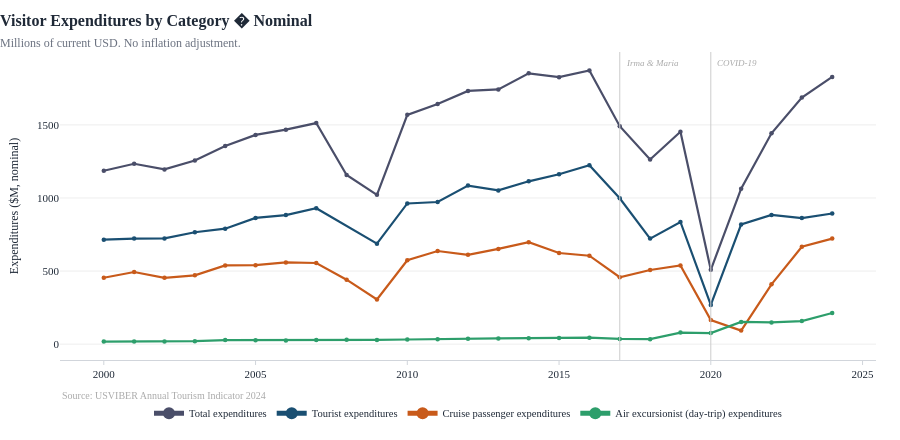

The notebook cell this image was saved under:
### Markdown cell above
---
## 4. Visitor Expenditures (Nominal)

### Code cell
fig = line_chart(
    tour,
    x="year",
    y=[
        "expenditures_total",
        "expenditures_tourists",
        "expenditures_cruise_passengers",
        "expenditures_air_excursionists",
    ],
    names=[
        "Total expenditures",
        "Tourist expenditures",
        "Cruise passenger expenditures",
        "Air excursionist (day-trip) expenditures",
    ],
    colors=[
        PALETTE["total"],
        PALETTE["tourists"],
        PALETTE["cruise"],
        PALETTE["air_excursionist"],
    ],
    title="Visitor Expenditures by Category � Nominal",
    subtitle="Millions of current USD. No inflation adjustment.",
    y_label="Expenditures ($M, nominal)",
    source="USVIBER Annual Tourism Indicator 2024",
    shock_x=[2017, 2020],
    mode="lines+markers",
)
fig.show()

### Figure 1 — Plotly figure (JSON) as saved in the notebook; plotly's stock layout.template omitted (floating-point values rounded to 4 significant figures)
{"data": [{"line": {"color": "#4a4e69", "width": 2.2}, "marker": {"opacity": 1, "size": 4.5}, "mode": "lines+markers", "name": "Total expenditures", "opacity": 1, "type": "scatter", "x": [2000, 2001, 2002, 2003, 2004, 2005, 2006, 2007, 2008, 2009, 2010, 2011, 2012, 2013, 2014, 2015, 2016, 2017, 2018, 2019, 2020, 2021, 2022, 2023, 2024], "y": [1186.0, 1234.0, 1195.0, 1256.0, 1356.0, 1432.0, 1468.0, 1513.0, 1157.0, 1021.0, 1569.0, 1642.0, 1733.0, 1742.0, 1853.0, 1827.0, 1873.0, 1491.0, 1263.0, 1454.0, 508.3, 1064.0, 1443.0, 1687.0, 1828.0]}, {"line": {"color": "#1a4f72", "width": 2.2}, "marker": {"opacity": 1, "size": 4.5}, "mode": "lines+markers", "name": "Tourist expenditures", "opacity": 1, "type": "scatter", "x": [2000, 2001, 2002, 2003, 2004, 2005, 2006, 2007, 2009, 2010, 2011, 2012, 2013, 2014, 2015, 2016, 2017, 2018, 2019, 2020, 2021, 2022, 2023, 2024], "y": [714.7, 722.1, 723.5, 765.4, 789.8, 863.8, 883.2, 929.8, 687.4, 962.5, 972.5, 1085.0, 1052.0, 1114.0, 1162.0, 1224.0, 997.7, 722.0, 835.9, 268.1, 819.1, 884.3, 862.5, 893.7]}, {"line": {"color": "#c85a1a", "width": 2.2}, "marker": {"opacity": 1, "size": 4.5}, "mode": "lines+markers", "name": "Cruise passenger expenditures", "opacity": 1, "type": "scatter", "x": [2000, 2001, 2002, 2003, 2004, 2005, 2006, 2007, 2008, 2009, 2010, 2011, 2012, 2013, 2014, 2015, 2016, 2017, 2018, 2019, 2020, 2021, 2022, 2023, 2024], "y": [454.0, 493.4, 453.4, 470.8, 538.6, 540.6, 558.8, 555.2, 441.0, 305.3, 574.2, 637.1, 611.0, 651.7, 697.8, 623.6, 605.0, 457.6, 507.2, 538.5, 164.4, 92.6, 409.5, 666.4, 722.0]}, {"line": {"color": "#2d9e6b", "width": 2.2}, "marker": {"opacity": 1, "size": 4.5}, "mode": "lines+markers", "name": "Air excursionist (day-trip) expenditures", "opacity": 1, "type": "scatter", "x": [2000, 2001, 2002, 2003, 2004, 2005, 2006, 2007, 2008, 2009, 2010, 2011, 2012, 2013, 2014, 2015, 2016, 2017, 2018, 2019, 2020, 2021, 2022, 2023, 2024], "y": [17.4, 18.6, 18.5, 20.3, 27.6, 27.2, 25.6, 27.7, 29.7, 28.6, 31.9, 32.8, 36.6, 39.0, 41.1, 41.3, 44.0, 35.9, 34.1, 79.2, 75.8, 152.1, 148.9, 157.7, 212.7]}], "layout": {"annotations": [{"showarrow": false, "text": "<span style='color:#aaaaaa;font-size:10px'>Source: USVIBER Annual Tourism Indicator 2024</span>", "x": 0, "xanchor": "left", "xref": "paper", "y": -0.09, "yanchor": "top", "yref": "paper"}, {"font": {"color": "#aaaaaa", "size": 9}, "showarrow": false, "text": "<i>Irma & Maria</i>", "x": 2017, "xanchor": "left", "xref": "x", "xshift": 4, "y": 1, "yanchor": "top", "yref": "paper", "yshift": -4}, {"font": {"color": "#aaaaaa", "size": 9}, "showarrow": false, "text": "<i>COVID-19</i>", "x": 2020, "xanchor": "left", "xref": "x", "xshift": 4, "y": 1, "yanchor": "top", "yref": "paper", "yshift": -4}], "height": 440, "shapes": [{"line": {"color": "#cccccc", "width": 1}, "type": "line", "x0": 2017, "x1": 2017, "xref": "x", "y0": 0, "y1": 1, "yref": "y domain"}, {"line": {"color": "#cccccc", "width": 1}, "type": "line", "x0": 2020, "x1": 2020, "xref": "x", "y0": 0, "y1": 1, "yref": "y domain"}], "title": {"font": {"size": 16}, "pad": {"b": 4}, "text": "<b>Visitor Expenditures by Category � Nominal</b><br><span style='font-size:12px;font-weight:400;color:#6b7280'>Millions of current USD. No inflation adjustment.</span>", "x": 0}, "xaxis": {"title": {"text": ""}}, "yaxis": {"title": {"text": "Expenditures ($M, nominal)"}}}}
